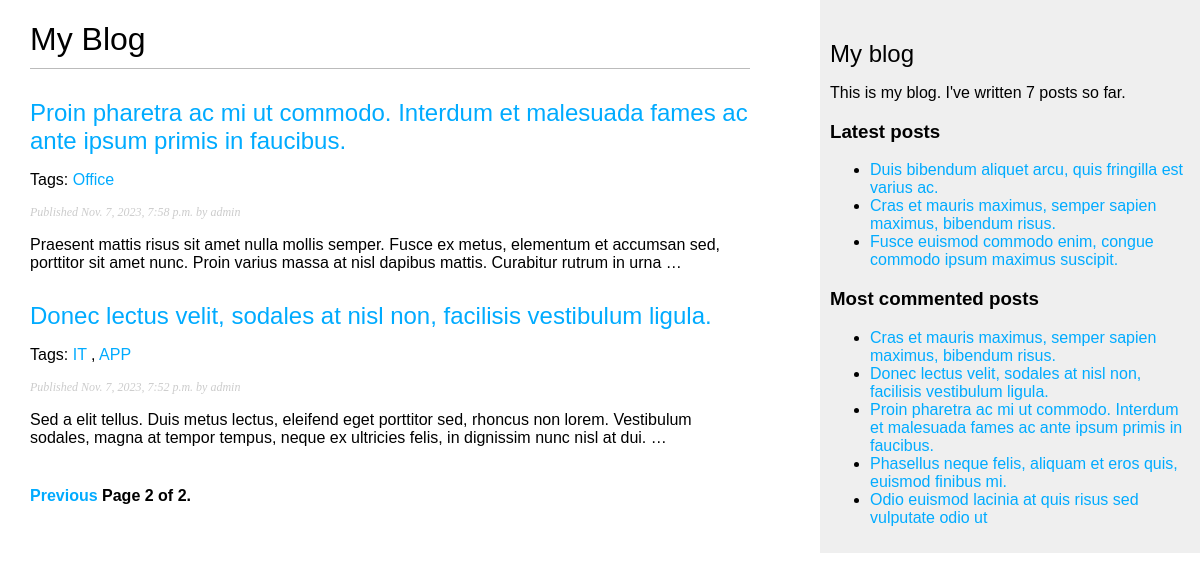
Screenshot of /blog/?page=2 with the database file from the repository.
### blog/models.py (models this page shows, shortened)
class Post(models.Model):
    class Status(models.TextChoices):
        DRAFT = 'DF', 'Draft'
        PUBLISHED = 'PB', 'Published'
    title = models.CharField(max_length=250)
    slug = models.SlugField(max_length=250, unique_for_date='publish')
    author = models.ForeignKey(User, on_delete=models.CASCADE, related_name='blog_posts')
    body = models.TextField()
    publish = models.DateTimeField(default=timezone.now)
    created = models.DateTimeField(auto_now_add=True)
    updated = models.DateTimeField(auto_now=True)
    status = models.CharField(max_length=2, choices=Status.choices, default=Status.DRAFT)
    objects = models.Manager()  # менеджер, применяемый по умолчанию
    published = PublishedManager()  # конкретно-прикладной менеджер
    tags = TaggableManager()
    class Meta:
        ordering = ['-publish']
        indexes = [
            models.Index(fields=['-publish']),
        ]
    def get_absolute_url(self):
        return reverse('blog:post_detail', args=[self.publish.year, self.publish.month, self.publish.day, self.slug])

### blog/views.py (the view)
# urls.py: path('', views.post_list, name='post_list'),
def post_list(request, tag_slug=None):
    post_list = Post.published.all()
    tag = None
    if tag_slug:
        tag = get_object_or_404(Tag, slug=tag_slug)
        post_list = post_list.filter(tags__in=[tag])
    paginator = Paginator(post_list, 5)
    page_number = request.GET.get('page', 1)
    try:
        posts = paginator.page(page_number)
    except PageNotAnInteger:
        posts = paginator.page(1)
    except EmptyPage:
        posts = paginator.page(paginator.num_pages)
    context = {
        'posts': posts,
        'tag': tag
    }
    return render(request, 'blog/post/list.html', context)

### blog/models.py (called while the page is built)
    def get_queryset(self):
        return super().get_queryset().filter(status=Post.Status.PUBLISHED)

### blog/templatetags/blog_tags.py (called while the page is built)
@register.simple_tag
def total_posts():
    return Post.published.count()

@register.inclusion_tag('blog/post/latest_posts.html')
def show_latest_posts(count=5):
    latest_posts = Post.published.order_by('-publish')[:count]
    return {'latest_posts': latest_posts}

@register.simple_tag
def get_most_commented_posts(count=5):
    return Post.published.annotate(total_comments=Count('comments')).order_by('-total_comments')[:count]

@register.filter(name='markdown')
def markdown_format(text):
    return mark_safe(markdown.markdown(text))

### blog/templates/blog/post/list.html (shortened to what this page needs)
{% extends "blog/base.html" %}
{% load blog_tags %}
{% block content %}
<h1>My Blog</h1>
{% for post in posts %}
<h2>
    <a href="{{ post.get_absolute_url }}">
        {{ post.title }}
    </a>
</h2>
<p class="tags">
    Tags:
    {% for tag in post.tags.all %}
    <a href="{% url 'blog:post_list_by_tag' tag.slug %}">{{ tag.name }}</a>
    {% if not forloop.last %}, {% endif %}
    {% endfor %}
</p>
<p class="date">
    Published {{ post.publish }} by {{ post.author }}
</p>
{{ post.body|markdown|truncatewords_html:30 }}
{% endfor %}
{% include "pagination.html" with page=posts %}
{% endblock %}

### blog/templates/blog/base.html (shortened to what this page needs)
<!DOCTYPE html>
{% load blog_tags %}
{% load static %}
<html lang="en">
<head>
    <link href="{% static 'css/blog.css' %}" rel="stylesheet">
</head>
<body>
<div id="content">
    {% block content %}
    {% endblock %}
</div>
<div id="sidebar">
    <h2>My blog</h2>
    <p>
        This is my blog.
        I've written {% total_posts %} posts so far.
    </p>
    <h3>Latest posts</h3>
    {% show_latest_posts 3 %}
    <h3>Most commented posts</h3>
    {% get_most_commented_posts as most_commented_posts %}
    <ul>
        {% for post in most_commented_posts %}
        <li>
            <a href="{{ post.get_absolute_url }}">{{ post.title }}</a>
        </li>
        {% endfor %}
    </ul>
</div>
</body>
</html>

### blog/templates/blog/post/latest_posts.html
<ul>
{% for post in latest_posts %}
  <li>
    <a href="{{ post.get_absolute_url }}">{{ post.title }}</a>
  </li>
{% endfor %}
</ul>

### blog/static/css/blog.css (style rules this page uses)
body { margin: 0; padding: 0; font-family: helvetica, sans-serif; }
a { color: #00abff; text-decoration: none; }
h1 { font-weight: normal; border-bottom: 1px solid #bbb; padding: 0 0 10px 0; }
h2 { font-weight: normal; margin: 30px 0 0; }
#content { float: left; width: 60%; padding: 0 0 0 30px; }
#sidebar { float: right; width: 30%; padding: 10px; background: #efefef; height: 100%; }
p.date { color: #ccc; font-family: georgia, serif; font-size: 12px; font-style: italic; }

### rows the page displays
Post: title "Proin pharetra ac mi ut commodo. Interdum et malesuada fames ac ante ipsum primis in faucibus.", publish "Nov. 7, 2023, 7:58 p.m.", author "admin", body "Praesent mattis risus sit amet nulla mollis semper. Fusce ex metus, elementum et accumsan sed, porttitor sit amet nunc. Proin varius massa at nisl dapibus mattis. Curabitur rutrum in urna …"
Tag: name "Office"
Post: title "Donec lectus velit, sodales at nisl non, facilisis vestibulum ligula.", publish "Nov. 7, 2023, 7:52 p.m.", author "admin", body "Sed a elit tellus. Duis metus lectus, eleifend eget porttitor sed, rhoncus non lorem. Vestibulum sodales, magna at tempor tempus, neque ex ultricies felis, in dignissim nunc nisl at dui. …"
Tag: name "IT"
Tag: name "APP"
Post: title "Duis bibendum aliquet arcu, quis fringilla est varius ac."
Post: title "Cras et mauris maximus, semper sapien maximus, bibendum risus."
Post: title "Fusce euismod commodo enim, congue commodo ipsum maximus suscipit."
Post: title "Phasellus neque felis, aliquam et eros quis, euismod finibus mi."
Post: title "Odio euismod lacinia at quis risus sed vulputate odio ut"

### other values shown
{{ page.number }} "2"
{{ page.paginator.num_pages }} "2"
